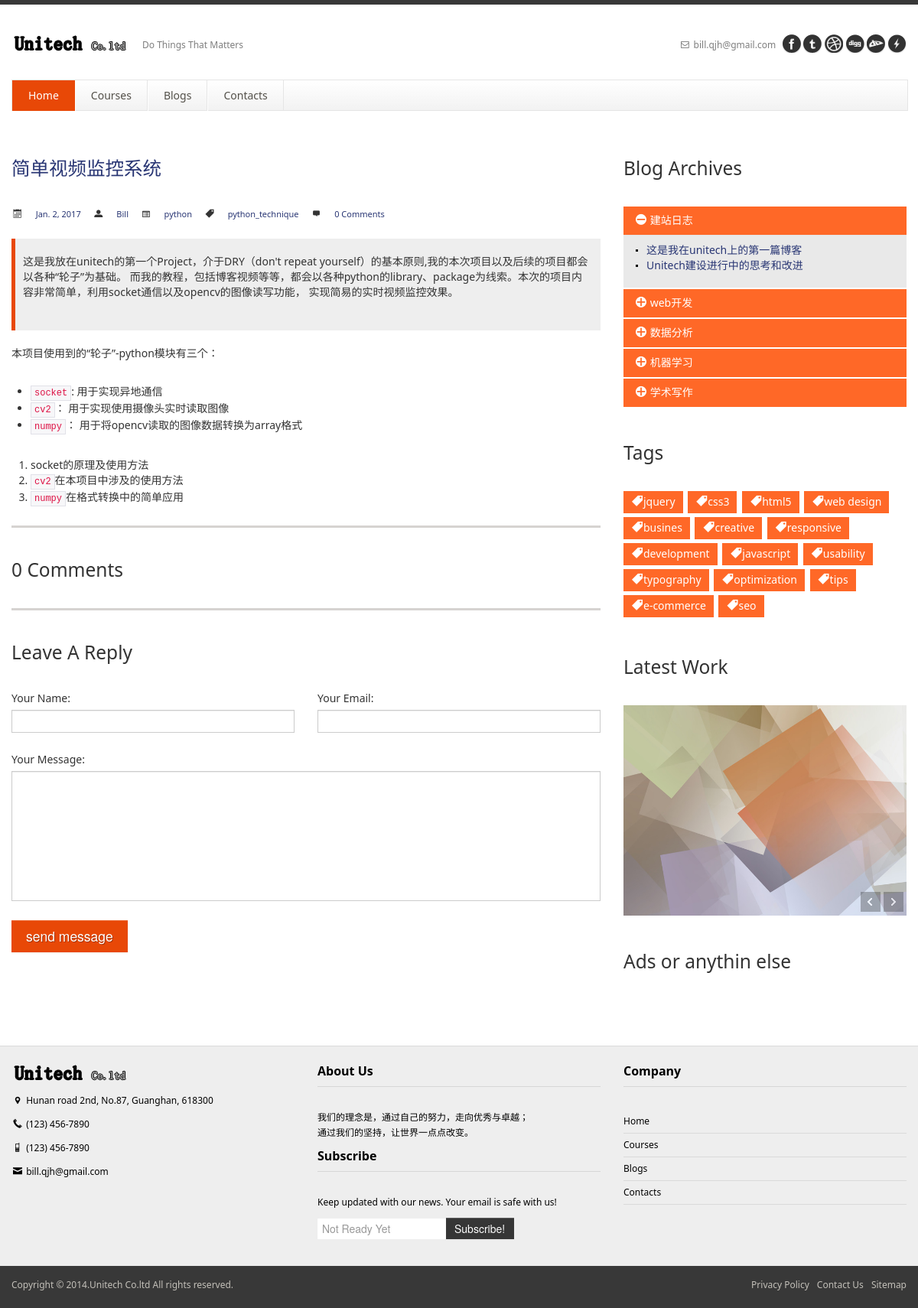
The page /blog/10/ on the database its author committed.
### blogs/models.py (models this page shows, shortened)
class Post(models.Model):
    title = models.CharField(max_length=120)
    content = models.TextField()
    image = models.ImageField(null=True, blank=True, upload_to='post_pics')
    image_1170 = models.ImageField(null=True, blank=True, upload_to='post_pics')
    tags = models.ForeignKey(Category, on_delete=models.CASCADE, null=True, blank=True)
    publish_time = models.DateTimeField(auto_now=False, auto_now_add=False, null=True, blank=True)
    comment_num = models.CharField(max_length=5, null=True, blank=True)
    class Meta:
        ordering = ['-publish_time']

class Category(models.Model):
    name = models.CharField(max_length=100)

### blogs/views.py (the view, shortened to what this page needs)
# urls.py: url(r'^blog/(?P<id>\d+)/$', blog_views.my_blog_post),
@csrf_protect
def my_blog_post(request, id):
    post = get_object_or_404(Post, id=id)
    posts = Post.objects.all()
    comments = Comment.objects.all()
    tags = Tag.objects.all()
    comment_num = Comment.objects.filter(post=post).count()
    post.comment_num = comment_num
    post.save()
    comment_form =  CommentForm()
    c = {
        'post': post,
        'posts': posts,
        'comments': comments,
        'comment_form': comment_form,
        'comment_num': comment_num,
        'tags': tags,
      }
    return render(request, './blogs/my_blog_post.html', c)

### blogs/forms.py
class CommentForm(forms.ModelForm):
    class Meta:
        model = Comment
        fields = [
            "name",
            "email",
            "content",
        ]
    def __init__(self, *args, **kwargs):
        super(CommentForm, self).__init__(*args, **kwargs)
        self.fields['name'].widget.attrs.update({'class' : 'text-input span4'})
        self.fields['email'].widget.attrs.update({'class' : 'text-input span4'})
        self.fields['content'].widget.attrs.update({'class' : 'text-input span8'})

### templates/blogs/my_blog_post.html (shortened to what this page needs)
{% extends "./my_blog_base.html" %}
{% load static %}
{% block post_title %}
<a href="/blog/{{ post.id }}/">{{ post.title }}</a>
{% endblock %}
{% block posts %}
    <ul class="post-meta">
        <li><i class="icon-calendar"></i> <a href="#">
        {{ post.publish_time.date }}</a></li>
        <li><i class="icon-user"></i> <a href="#">Bill</a></li>
                        <li><i class="icon-list-alt"></i>
                            <a href="#">python</a>
                        </li>
        <li><i class="icon-tag"></i> <a href="#">{{ post.tags.name }}</a></li>
        <li><i class="icon-comment"></i> <a href="#">{{ comment_num }} Comments</a></li>
    </ul>
    {{ post.content|safe }}
    	<hr />
        <h3>{{ comment_num }} Comments</h3>
        <hr />
        <h3>Leave A Reply</h3>
        <form name="contact" method="post" action="/blog/{{post.id}}/" class="af-form" id="af-form" />
                    <div class="af-outer af-required pull-left">
                        <div class="af-inner">
                            <label for="name" id="name_label">Your Name:</label>
                            {{ comment_form.name }}
                        </div>
                    </div>
                    <div class="af-outer af-required pull-right">
                        <div class="af-inner">
                            <label for="email" id="email_label">Your Email:</label>
                            {{ comment_form.email }}
                        </div>
                    </div>
                    <div class="af-outer af-required">
                        <div class="af-inner">
                            <label for="input-message" id="message_label">Your Message:</label>
                            {{ comment_form.content }}
                        </div>
                    </div>
                    <input type="submit" name="send" value="send message" class="form-button btn btn-welcome btn-large">
{% endblock %}
{% block blog_category_log %}
    {% for post in posts %}
        {% if post.tags.name == 'website_log' %}
            <li><a href="/blog/{{ post.id }}/">{{ post.title }}</a></li>
        {% endif %}
    {% endfor %}
{% endblock %}

### rows shown on the page
Post: title "简单视频监控系统", publish_time "Jan. 2, 2017", tags.name "python_technique", content "这是我放在unitech的第一个Project，介于DRY（don't repeat yourself）的基本原则,我的本次项目以及后续的项目都会以各种“轮子”为基础。 而我的教程，包括博客视频等等，都会以各种python的library、package为线索。本次的项目内容非常简单，利用socket通信以及opencv的图像读写功能， 实现简易的实时视频监控效果。 本项目使用到的“轮子”-python模块有三个： socket : 用于实现异地通信 cv2 ： 用于实现使用摄像头实时读取图像 numpy ： 用于将opencv读取的图像数据转换为array格式 socket的原理及使用方法 cv2 在本项目中涉及的使用方法 numpy 在格式转换中的简单应用"
Post: title "这是我在unitech上的第一篇博客"
Post: title "Unitech建设进行中的思考和改进"

### other values the page prints
{{ comment_num }} "0"
